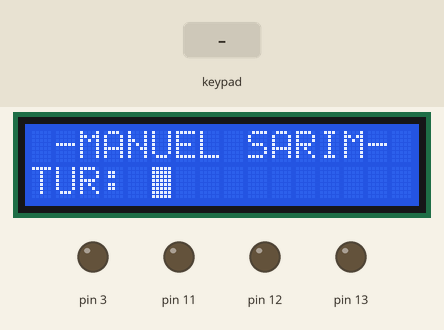
Recording of a sketch running on a simulated Arduino Uno, built with avr-gcc and run on an emulated ATmega328P. On the bench: 16×2 character LCD, output pins drawn as LEDs (lit = HIGH). Inputs (shaded band) come from the test bench.

Above: at 3.5 s.
3.6 s: keypad keys 5 6 7 # pressed 0.4 s apart
At 5.02 s:
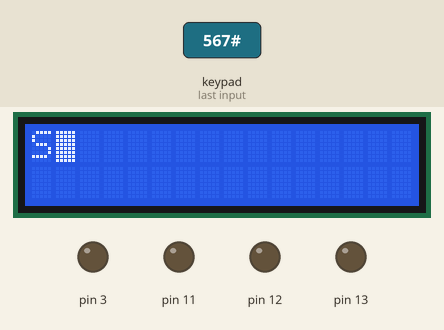
At 8.6 s:
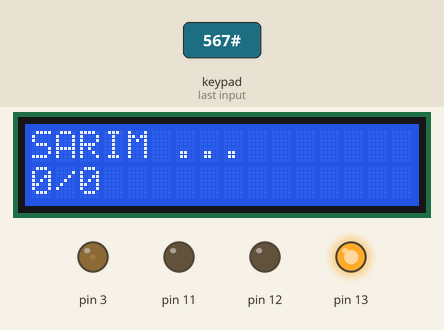
Timing chart, 0 to 10.1 s (numbered marks = the images above; inputs shaded):
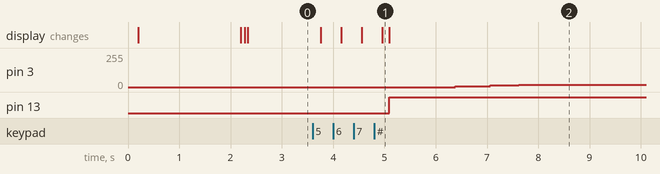

Measured:
- after the input at 3.6 s, pin 3: 0/255 → 6/255 after 2.8 s, → 12/255 0.68 s later, → 18/255 0.56 s later; pin 13: LOW → HIGH after 1.5 s; the display: first changes after 0.16 s (image 1 shows a later state)

The sketch:

BobinSarma.ino
```cpp
#include "MotorController.h"
#include "LcdTemplate.h"

#include <LiquidCrystal.h>
#include <Keypad_I2C.h>
#include <Keypad.h>
#include <Wire.h>

#define I2CADDR 0x27

const byte ROWS = 4; //four rows
const byte COLS = 3; //three columns
char keys[ROWS][COLS] = {
  {'1', '2', '3' },
  {'4', '5', '6' },
  {'7', '8', '9' },
  {'*', '0', '#' }
};

byte colPins[COLS] = { 5, 6, 7 }; //connect to the column pinouts of the keypad
byte rowPins[ROWS] = { 0, 1, 2, 4 }; //connect to the row pinouts of the keypad


Keypad_I2C keypad = Keypad_I2C( makeKeymap(keys), rowPins, colPins, ROWS, COLS, I2CADDR );
LiquidCrystal lcd(5, 6, 7, 8, 9, 10);

LcdTemplate m_Main(0);

MotorController m_Controller;
Motor x_Motor(3, 13, 'X');
Motor y_Motor(11, 12, 'Y');

void setup() {
  Serial.begin(9600);

  lcd.begin(16, 2);

  m_Main.Type = 0;
  m_Main.Deter();
  m_Main.Print(lcd);

  //keypad burda başlar
  keypad.begin( );
  keypad.addEventListener(keypadEvent); //add an event listener for this keypad

  x_Motor.IsInverted = false;
  x_Motor.MinPin = 4;
  x_Motor.Initialize();
  m_Controller.Initialize();
  x_Motor.SetMaxSpeed(600);
  x_Motor.SetDwellSpeed(50);
  x_Motor.ShortDistance = x_Motor.BaseMetricInSteps * 150.0f;
  x_Motor.RampStartsAt = x_Motor.MaxSpeed * 0.05f;
  x_Motor.SetSpeed(600);
  m_Controller.Motors[0] = x_Motor;

  y_Motor.Initialize();
  y_Motor.MinPin = 1;
  y_Motor.IsInverted = false;
  y_Motor.StepsPerRevolution = 20;
  y_Motor.MicroStepRatio = 16;
  y_Motor.BaseMetricInSteps = 106.66666f;
  y_Motor.SetMaxSpeed(5000);
  y_Motor.SetDwellSpeed(5000);
  y_Motor.ShortDistance = y_Motor.BaseMetricInSteps * 300.0f;
  y_Motor.RampStartsAt = y_Motor.MaxSpeed * 0.05f;
  y_Motor.SetSpeed(5000);
  m_Controller.Motors[1] = y_Motor;

  delay(2000);

  m_Main.Type = 2;
  m_Main.Deter();
  m_Main.Print(lcd);

  Motor * x_Ptr = &x_Motor;
  Motor * y_Ptr = &y_Motor;
}

volatile unsigned long currentRev, oldRev;
volatile bool hasWrittenToLcd = true;
volatile char text[17];
volatile uint8_t textIndex = 0;

void keypadEvent(KeypadEvent key) {
  switch (keypad.getState()) {
    case RELEASED:
      m_Main.HookKey(key, lcd);
      break;
  }
}

void loop() {
  char key = keypad.getKey();

  if (m_Main.Type == 6) {
    if (m_Main.HasFiredMotor == false) {
      m_Main.HasFiredMotor = true;

      if (m_Main.Job.Revolutions > 0 /*&& m_Main.Job.Length > 0.00f && m_Main.Job.Diameter > 0.00f*/) {
        float x_Destination = m_Main.Job.Revolutions * 800;
        /*uint16_t windingCountInL = (uint16_t)(m_Main.Job.Length / m_Main.Job.Diameter);
        float turningDistance = (windingCountInL * m_Main.Job.Diameter) * y_Motor.BaseMetricInSteps;
        float y_Destination = (m_Main.Job.Diameter * m_Main.Job.Revolutions) * y_Motor.BaseMetricInSteps;*/

        x_Motor.SetCurrentPosition(0.0f);
        //m_Controller.LinearMove(x_Destination, y_Destination, &x_Motor, &y_Motor, turningDistance);
        m_Controller.Move(x_Destination, x_Motor);
      }

      m_Main.Type = 2;
      m_Main.Deter();
      m_Main.Print(lcd);
    }
  }
}
```

Motor.cpp
```cpp
#include "Motor.h"

Motor::Motor() {

}

Motor::Motor(uint8_t steppin, uint8_t dirpin, char axis) {
  this->StepPin = steppin;
  this->DirPin = dirpin;
  this->Axis = axis;

}

void Motor::SetDirection() {
  if (this->Direction == 1)
    digitalWrite(this->DirPin, this->IsInverted ? LOW : HIGH);
  else
    digitalWrite(this->DirPin, this->IsInverted ? HIGH : LOW);
}

void Motor::ChangeDirection(int8_t dir) {
  if (this->Direction != dir) {
    this->Direction = dir;
    this->SetDirection();
  }
}

void Motor::ToggleDirection() {
  int8_t dir = digitalRead(this->DirPin);

  if (dir == HIGH)
    digitalWrite(this->DirPin, LOW);
  else
    digitalWrite(this->DirPin, HIGH);
}

void Motor::Initialize() {
  this->StepsPerRevolution = 200;
  this->BaseMetricInSteps = 85.0f;

  this->SetSpeed(60);
  this->Direction = -1;

  this->MicroStepRatio = 4;
  this->CurrentPosition = 0;
  this->CurrentPositionL = 0;
  this->TargetPosition = 0;
  this->TargetPositionL = 0;
  this->StepsRemaining = 0;
  this->StepsTaken = 0;
  this->LastSteppedAt = micros() - (this->StepInterval * 2); // make it ready to step instantly on first loop cycle
  this->UseRamping = true;

  pinMode(this->StepPin, OUTPUT);
  pinMode(this->DirPin, OUTPUT);

  if (this->MinPin > 0)
    pinMode(this->MinPin, INPUT);

  digitalWrite(this->StepPin, LOW);
  digitalWrite(this->DirPin, LOW);
}

void Motor::Prepare(float relativeTarget) {
  this->TargetPosition = this->CurrentPosition + relativeTarget;
  this->StepsRemaining = abs(this->TargetPosition - this->CurrentPosition);
  this->StepsTaken = 0;

  if (this->TargetPosition < this->CurrentPosition)
    this->Direction = -1;
  else
    this->Direction = 1;

  this->SetDirection();
}

void Motor::PrepareTo(float absoluteTarget) {
  this->TargetPosition = absoluteTarget;

  this->StepsRemaining = abs(this->TargetPosition - this->CurrentPosition);
  this->StepsTaken = 0;

  if (this->TargetPosition < this->CurrentPosition)
    this->Direction = -1;
  else
    this->Direction = 1;

  this->SetDirection();
}

void Motor::PrepareConstant(int8_t dir) {
  this->TargetPosition = 0;
  this->StepsRemaining = 0;
  this->StepsTaken = 0;

  this->Direction = dir;
  this->SetDirection();
}

void Motor::Stop() {
  this->StepsRemaining = 0;
  this->StepsTaken = 0;
}

void Motor::Move(float relativeTarget) {
  this->Prepare(relativeTarget);

  while (this->StepsRemaining > 0) {
    this->Step();
  }
}

void Motor::MoveTo(float absoluteTarget) {
  this->PrepareTo(absoluteTarget);

  while (this->StepsRemaining >= 1) {
    this->Step();
  }
}

void Motor::Step() {
  while (true) {
    if (micros() - this->LastSteppedAt >= this->StepInterval) {
      this->LastSteppedAt = micros();

      digitalWrite(this->StepPin, HIGH);
      this->StepsTaken++;
      delayMicroseconds(1);
      digitalWrite(this->StepPin, LOW);
      this->CurrentPosition += this->Direction;
      this->StepsRemaining--;

      break;
    }
  }
}

void Motor::JoyStep() {
  if (micros() - this->LastSteppedAt >= this->StepInterval) {
    this->LastSteppedAt = micros();

    digitalWriteFast(this->StepPin, HIGH);
    delayMicroseconds(1);
    digitalWriteFast(this->StepPin, LOW);
    this->CurrentPosition += this->Direction;
  }
}

float Motor::GetCurrentPosition() {
  return this->CurrentPosition;
}

void Motor::SetCurrentPosition(float pos) {
  this->CurrentPosition = pos;
  this->CurrentPositionL = this->CurrentPosition;
}

float Motor::GetSpeed() {
  return this->Speed;
}

void Motor::SetSpeed(float whatSpeed) {
  if (this->Speed != whatSpeed) {
    this->StepInterval = 60000000 / (this->StepsPerRevolution * this->MicroStepRatio) / whatSpeed;
    this->Speed = whatSpeed;
  }
}

void Motor::SetDwellSpeed(float whatSpeed) {
  if (this->DwellSpeed != whatSpeed)
    this->DwellSpeed = whatSpeed;
}

void Motor::SetMaxSpeed(float whatSpeed) {
  if (this->MaxSpeed != whatSpeed)
    this->MaxSpeed = whatSpeed;
}

void Motor::RampDown() {
  unsigned long rampIndex = (unsigned long)(this->BaseMetricInSteps * 30.0f); //30mm mesafede yavaşla
  unsigned long currentRpm = 1;

  while (rampIndex > 0) {
    rampIndex--;

    if (rampIndex % 5 == 0) {

      currentRpm = max(1, map(rampIndex, 0, 1201, 0, 350));

      if (this->Speed >= currentRpm) // prevent slow to high brake
        this->SetSpeed(currentRpm);
    }

    this->Step();
  }
}

void Motor::Offset() {
  int SwitchState = digitalRead(this->MinPin);
  this->ChangeDirection(1);
  this->SetSpeed(this->DwellSpeed);

  while (SwitchState == LOW) {
    this->Step();

    SwitchState = digitalRead(this->MinPin);
  }
}
```

Motor.h
```cpp
#ifndef Motor_h
#define Motor_h
#include <digitalWriteFast.h>

#ifndef Arduino_h
  #include "Arduino.h"
#endif


class Motor {
  private:
    uint8_t StepPin;
    uint8_t DirPin;
    uint8_t EnablePin;


    unsigned long LastSteppedAt;

    void SetDirection();

  public:
    Motor();
    Motor(uint8_t steppin, uint8_t dirpin, char axis);

    uint8_t MinPin;
    uint8_t MaxPin;

    int StepsPerRevolution;
    float BaseMetricInSteps;
    float MicroStepRatio;
    float CurrentPosition;
    unsigned long CurrentPositionL;
    float TargetPosition;
    unsigned long TargetPositionL;
    float StepsRemaining;
    float StepsTaken;
    float StepInterval;
    int8_t Direction;
    bool IsInverted;
    bool UseRamping;

    float DwellSpeed;
    float Speed;
    float MaxSpeed;

    float ShortDistance;
    int RampStartsAt;


    char Axis;

    void Initialize();
    void Prepare(float relativeTarget);
    void PrepareTo(float absoluteTarget);
    void PrepareConstant(int8_t dir);

    void Move(float relativeTarget);
    void MoveTo(float absoluteTarget);
    void Step();
    void JoyStep();
    void SetMaxSpeed(float whatSpeed);
    void SetDwellSpeed(float whatSpeed);
    void SetSpeed(float whatSpeed);
    float GetSpeed();
    float GetCurrentPosition();
    void SetCurrentPosition(float pos);
    void Stop();
    void ChangeDirection(int8_t dir);
    void ToggleDirection();
    void RampDown();
    void Offset();
};

#endif
```

MotorController.cpp
```cpp
#include "MotorController.h"

MotorController::MotorController() {

}

void MotorController::Initialize() {
  this->UseRamp = true;
}

void MotorController::Move(float steps, Motor& motor) {
  float absolute = motor.GetCurrentPosition() + steps;
  this->MoveTo(absolute, motor);
}

void MotorController::MoveTo(float absolute, Motor& motor) {
  float curPos = motor.GetCurrentPosition();

  if (curPos != absolute) {
    float delta = abs(curPos - absolute);
    motor.PrepareTo(absolute);

    float accelIndex = 0;

    Motor * mPtr = &motor;

    while (motor.StepsRemaining >= 1) {
      if (motor.UseRamping)
        this->CalculateRamp(delta, accelIndex, mPtr);

      motor.Step();
      accelIndex++;
    }

    motor.SetSpeed(motor.MaxSpeed);
  }
}

void MotorController::LinearMove(float steps1, float steps2, Motor *first, Motor *second, float windingCount) {
  float pos1 = first->GetCurrentPosition() + steps1;
  float pos2 = second->GetCurrentPosition() + steps2;

  this->LinearMoveTo(pos1, pos2, first, second, windingCount);
}

void MotorController::LinearMoveTo(float pos1, float pos2, Motor *first, Motor *second, float windingCount) {
  first->PrepareTo(pos1);
  second->PrepareTo(pos2);

  float m_DeltaX = first->StepsRemaining;
  float m_DeltaY = second->StepsRemaining;

  float m_Index;
  float m_Over = 0;
  unsigned long l_Index = 0;
  unsigned long l_Count = (unsigned long)windingCount;

  if (m_DeltaX > m_DeltaY) {
    l_Index = 0;
    for (m_Index = 0; m_Index < m_DeltaX; ++m_Index) {
      if (first->UseRamping)
        this->CalculateRamp(m_DeltaX, m_Index, first);

      first->Step();

      m_Over += m_DeltaY;

      if (m_Over >= m_DeltaX) {
        m_Over -= m_DeltaX;
        second->Step();

        l_Index++;

        if (l_Index >= l_Count) {
          if (l_Index % l_Count == 0) {
            second->ToggleDirection();
          }
        }
      }
    }

    first->SetSpeed(first->MaxSpeed);
  }
  else {
    l_Index = 0;
    for (m_Index = 0; m_Index < m_DeltaY; ++m_Index) {
      if (second->UseRamping)
        this->CalculateRamp(m_DeltaY, m_Index, second);

      second->Step();

      m_Over += m_DeltaX;

      if (m_Over >= m_DeltaY) {
        m_Over -= m_DeltaY;
        first->Step();

        l_Index++;

        if (l_Index >= l_Count) {
          if (l_Index % l_Count == 0) {
            second->ToggleDirection();
            //delay(1000);
          }
        }
      }
    }

    second->SetSpeed(second->MaxSpeed);
  }
}

void MotorController::RunToEnd(int8_t _direction) {
  uint8_t x_Index = 0;

  for (uint8_t i = 0; i < MOTORS_COUNT; i++) {
    if (this->Motors[i].Axis == 'X')
      x_Index = i;
  }

  Motor & x_Motor = this->Motors[x_Index];

  x_Motor.PrepareConstant(_direction);
  Motor* x_Ptr = &x_Motor;

  uint8_t xSwitchState = LOW;

  bool x_Offsetted = false;

  unsigned long x_AccelIndex = 0;

  xSwitchState = digitalRead(x_Motor.MinPin);

  if (xSwitchState == HIGH) {
    while (x_Offsetted == false) {
      if (x_Offsetted == false) {
        if (xSwitchState == HIGH) {
          xSwitchState = digitalRead(x_Motor.MinPin);
          this->CalculateRamp(x_AccelIndex, x_Ptr);
          x_Motor.Step();
          x_AccelIndex++;
        }
        else {
          x_Offsetted = true;
          x_Motor.RampDown();
        }
      }
    }
  }

  x_Motor.Offset();
  x_Motor.SetCurrentPosition(6600);
}

void MotorController::CalculateRamp(float index, Motor* motor) {
  this->CalculateRamp(50000000, index, motor);
}

void MotorController::CalculateRamp(float delta, float index, Motor* motor) {
  //unsigned long delta = _delta;
  //unsigned long index = _index;

  if (this->UseRamp) {
    float currentRpm = 1.0;
    float accelerationEndsAt = motor->ShortDistance / 2; //(long)(m_DeltaY * 0.10);
    float decelerationStartsAt = delta - (motor->ShortDistance / 2); //(long)(m_DeltaY * 0.90);
    int maxRpm = max(1, motor->MaxSpeed);
    int minRpm = max(1, motor->RampStartsAt);

    if (delta < motor->ShortDistance) {
      if (index <= 0) { // performance reasons
        motor->SetSpeed(motor->DwellSpeed);
      }
    }
    else {
      if ((unsigned long)index % 5 == 0) {
        if (index <= accelerationEndsAt || index >= decelerationStartsAt) {
          if (index <= accelerationEndsAt) {
            currentRpm = max(1, minRpm + ((maxRpm - minRpm) * (index / accelerationEndsAt)));
            motor->SetSpeed(currentRpm);
          }
          else if (index >= decelerationStartsAt) {
            currentRpm = max(1, minRpm + ((maxRpm - minRpm) * (1.0f - (index / delta)) / (1.0f - (decelerationStartsAt / delta))));
            motor->SetSpeed(currentRpm);
          }
          else
            motor->SetSpeed(maxRpm);
        }
      }
    }
  }
}
```

MotorController.h
```cpp
#ifndef MotorController_h
#define MotorController_h

#ifndef Motor_h
  #include "Motor.h"
#endif;

#define MOTORS_COUNT 2

const char Axes[] = { 'X', 'Y' };

class MotorController {
  public:
    MotorController();
    Motor Motors[2];
    bool UseRamp;
    void Initialize();
    void Delete(Motor motor);
    void Move(float steps, Motor& motor);
    void MoveTo(float pos, Motor& motor);
    void RunToEnd(int8_t _direction);
    void LinearMove(float steps1, float steps2, Motor *first, Motor *second, float windingCount);
    void LinearMoveTo(float steps1, float steps2, Motor *first, Motor *second, float windingCount);
    void CalculateRamp(float index, Motor* motor);
    void CalculateRamp(float delta, float index, Motor* motor);

};

#endif
```

LcdTemplate.h
```cpp
#ifndef LcdTemplate_h
#define LcdTemplate_h

#ifndef Arduino_h
  #include "Arduino.h"
#endif

#include <LiquidCrystal.h>

typedef struct Job {
  unsigned long Revolutions;
  float Length;
  float Diameter;
} Job_t;

class LcdTemplate {
  private:


  public:
    LcdTemplate();
    LcdTemplate(short type);


    Job Job;
    short Type;
    char Data[2][16];
    char LastKey;
    bool IsNewKey;
    bool IsVisible;
    bool HasFiredMotor;
    char Out[6];

    void Deter();
    void HookKey(char key, LiquidCrystal &lcd);
    void Print(LiquidCrystal &lcd);
    void printNumber(char key, LiquidCrystal &lcd);
    void deleteNumber(LiquidCrystal &lcd);
    void updateCursor(LiquidCrystal &lcd);
};

#endif
```

Source omitted: LcdTemplate.cpp (5637 bytes)
